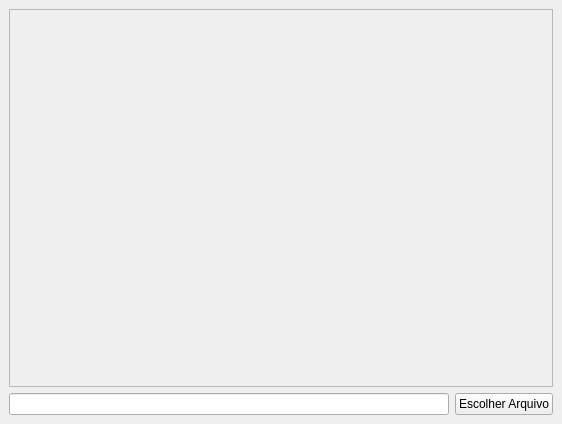
<?xml version="1.0" encoding="UTF-8"?>
<ui version="4.0">
 <class>MainWindow</class>
 <widget class="QMainWindow" name="MainWindow">
  <property name="geometry">
   <rect>
    <x>0</x>
    <y>0</y>
    <width>562</width>
    <height>424</height>
   </rect>
  </property>
  <property name="windowTitle">
   <string>Redimensionar Imagem</string>
  </property>
  <widget class="QWidget" name="centralwidget">
   <layout class="QGridLayout" name="gridLayout">
    <item row="1" column="0">
     <widget class="QLineEdit" name="inputAbrirArquivo"/>
    </item>
    <item row="1" column="1">
     <widget class="QPushButton" name="btnEscolherArquivo">
      <property name="text">
       <string>Escolher Arquivo</string>
      </property>
     </widget>
    </item>
    <item row="0" column="0" colspan="2">
     <widget class="QScrollArea" name="scrollArea">
      <property name="widgetResizable">
       <bool>true</bool>
      </property>
      <widget class="QWidget" name="scrollAreaWidgetContents">
       <property name="geometry">
        <rect>
         <x>0</x>
         <y>0</y>
         <width>542</width>
         <height>375</height>
        </rect>
       </property>
       <layout class="QGridLayout" name="gridLayout_2">
        <item row="0" column="0">
         <widget class="QLabel" name="labelImg">
          <property name="text">
           <string/>
          </property>
         </widget>
        </item>
       </layout>
      </widget>
     </widget>
    </item>
   </layout>
  </widget>
 </widget>
 <resources/>
 <connections/>
</ui>
